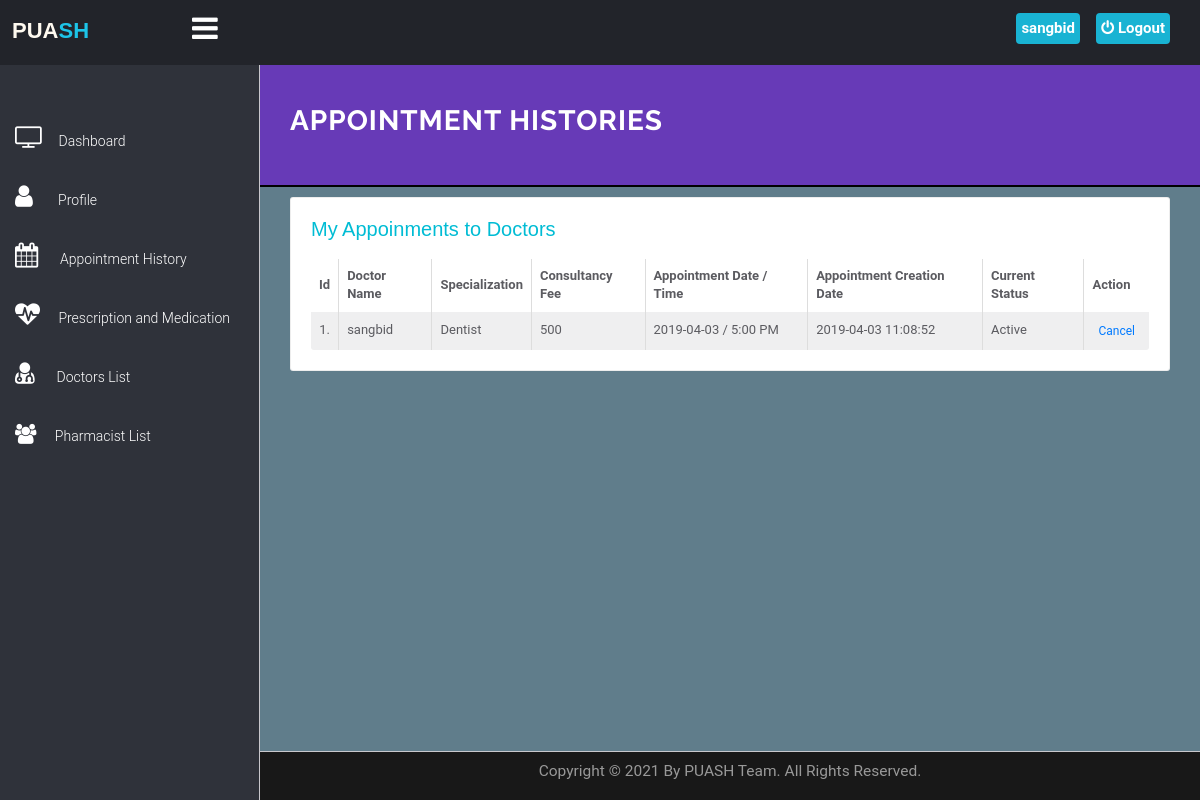
Page /PUASH/patient/appointment-history.php (signed in) on the committed database.
### tables this page shows
CREATE TABLE `users` (
  `id` int(11) NOT NULL,
  `fullname` varchar(255) NOT NULL,
  `address` longtext NOT NULL,
  `city` varchar(255) NOT NULL,
  `gender` varchar(255) NOT NULL,
  `email` varchar(255) NOT NULL,
  `blood_group` varchar(10) NOT NULL,
  `phone` varchar(12) DEFAULT NULL,
  `password` varchar(255) NOT NULL,
  `birthdate` varchar(20) NOT NULL,
  `uniqueid` varchar(100) NOT NULL,
  `activation` varchar(100) NOT NULL DEFAULT 'inactive',
  `regDate` timestamp NOT NULL DEFAULT current_timestamp(),
  `updationDate` varchar(255) NOT NULL,
  `occupation` varchar(100) NOT NULL
);

CREATE TABLE `appointment` (
  `id` int(11) NOT NULL,
  `doctorSpecialization` varchar(255) NOT NULL,
  `doctorId` int(11) NOT NULL,
  `userId` int(11) NOT NULL,
  `Sid` varchar(200) NOT NULL,
  `consultancyFees` int(11) NOT NULL,
  `appointmentDate` varchar(255) NOT NULL,
  `appointmentTime` varchar(255) NOT NULL,
  `postingDate` timestamp NOT NULL DEFAULT current_timestamp(),
  `userStatus` int(11) NOT NULL,
  `doctorStatus` int(11) NOT NULL,
  `updationDate` varchar(255) NOT NULL
);

CREATE TABLE `doctors` (
  `id` int(11) NOT NULL,
  `specilization` varchar(255) NOT NULL,
  `licence_number` varchar(50) NOT NULL,
  `doctorname` varchar(255) NOT NULL,
  `gender` varchar(10) NOT NULL,
  `hospital_name` varchar(300) NOT NULL,
  `address` longtext NOT NULL,
  `docFees` varchar(255) NOT NULL,
  `contactno` varchar(11) NOT NULL,
  `docEmail` varchar(255) NOT NULL,
  `password` varchar(255) NOT NULL,
  `token` varchar(150) NOT NULL,
  `status` varchar(10) NOT NULL DEFAULT 'inactive',
  `creationDate` timestamp NOT NULL DEFAULT current_timestamp(),
  `updationDate` varchar(255) NOT NULL,
  `sat` varchar(15) NOT NULL,
  `sun` varchar(15) NOT NULL,
  `mon` varchar(15) NOT NULL,
  `tue` varchar(15) NOT NULL,
  `wed` varchar(15) NOT NULL,
  `thu` varchar(15) NOT NULL,
  `fri` varchar(15) NOT NULL
);

### PUASH/patient/appointment-history.php (the view, shortened to what this page needs)
<!DOCTYPE html>
<html lang="en">
	<head>
		<link rel="stylesheet" href="../../vendor/bootstrap/css/bootstrap.min.css">
		<link rel="stylesheet" href="../../vendor/fontawesome/css/font-awesome.min.css">
		<link href="../../vendor/animate.css/animate.min.css" rel="stylesheet" media="screen">
		<link href="../../vendor/perfect-scrollbar/perfect-scrollbar.min.css" rel="stylesheet" media="screen">
		<link href="../../vendor/switchery/switchery.min.css" rel="stylesheet" media="screen">
		<link href="../../vendor/bootstrap-touchspin/jquery.bootstrap-touchspin.min.css" rel="stylesheet" media="screen">
		<link href="../../vendor/select2/select2.min.css" rel="stylesheet" media="screen">
		<link href="../../vendor/bootstrap-datepicker/bootstrap-datepicker3.standalone.min.css" rel="stylesheet" media="screen">
		<link href="../../vendor/bootstrap-timepicker/bootstrap-timepicker.min.css" rel="stylesheet" media="screen">
		<link rel="stylesheet" href="../../assets/css/styles.css">
		<link rel="stylesheet" href="../../assets/css/plugins.css">
		<link rel="stylesheet" href="../../include/DataTables/DataTables-1.10.18/css/dataTables.bootstrap4.min.css">
		<link rel="stylesheet" href="../../include/DataTables/Buttons-1.5.6/css/buttons.bootstrap4.min.css">
		<link rel="stylesheet" href="https://cdnjs.cloudflare.com/ajax/libs/font-awesome/4.7.0/css/font-awesome.min.css">
		<link rel="stylesheet" href="include/sidebar-menu.css">
	</head>
	<body>
		<div id="app">
<?php include('include/sidebar-menu.php');?>
			<div class="app-content">
				<div class="main-content" >
					<div class="wrap-content container" id="container">
						<section id="page-title" style="border-bottom:2px solid black; background-color:#673AB7; margin-top:-8px;">
							<div class="row">
								<div class="col-sm-8">
									<h1 class="mainTitle" style="color: white"><b>Appointment Histories</b></h1>
                 </div>
							</div>
						</section>
							<div class="row">
								<div class="col-md-12">
										<div class="col-lg-12 col-md-12">
											<div class="panel panel-white" style="padding:20px 20px;">
													<h5 class="panel-title">My Appoinments to Doctors</h5><br>
												<div class="table-responsive">
												<table id="table" class="table table-striped table-bordered">
													<thead>
														<tr>
															<th class="center">Id</th>
															<th >Doctor Name</th>
															<th>Specialization</th>
															<th>Consultancy Fee</th>
															<th>Appointment Date / Time </th>
															<th>Appointment Creation Date  </th>
															<th>Current Status</th>
															<th>Action</th>
														</tr>
													</thead>
													<tbody>
			<?php
			$sql=mysqli_query($con,"select doctors.doctorName as docname,appointment.*  from appointment join doctors on doctors.id=appointment.doctorId where appointment.userId='".$_SESSION['id']."'  ORDER BY appointmentDate desc, appointmentTime desc");
			$cnt=1;
			while($row=mysqli_fetch_array($sql))
			{
			?>
														<tr>
															<td class="center"><?php echo $cnt;?>.</td>
															<td><?php echo $row['docname'];?></td>
															<td><?php echo $row['doctorSpecialization'];?></td>
															<td><?php echo $row['consultancyFees'];?></td>
															<td><?php echo $row['appointmentDate'];?> / <?php echo
															 $row['appointmentTime'];?>
															</td>
															<td><?php echo $row['postingDate'];?></td>
															<td>
			<?php if(($row['userStatus']==1) && ($row['doctorStatus']==1))
			{
				echo "Active";
			}
			if(($row['userStatus']==0) && ($row['doctorStatus']==0))
			{
				echo "Appointment Seened";
			}?></td>
<?php
$n1=$row['appointmentDate'];
	$n2=$row['Sid'];
	$n3=$row['doctorId'];
	$sqldt=mysqli_query($con,"select * from doctortime where s_id='$n2' and d_id='$n3' and date='$n1' and book=1");
	$rowdt=mysqli_fetch_array($sqldt);
	$bkid=$rowdt['id'];
 ?>
															<td >
															<div class="visible-md visible-lg visible-sm visible-xs">
										<?php if(($row['userStatus']==1) && ($row['doctorStatus']==1))
			{
				?>
				<a href="appointment-history.php?id=<?php echo $row['id']?>&bkid=<?php echo $bkid;?>&cancel=update" onClick="return confirm('Are you sure you want to cancel this appointment ?')"class="btn btn-transparent btn-xs tooltips" title="Cancel Appointment" tooltip-placement="top" tooltip="Remove">Cancel</a>
				<?php }
elseif (($row['userStatus']==0) && ($row['doctorStatus']==0)){
	echo "Seened";
}
				else {
					echo "Canceled";
					} ?>
															</div>
															</td>
														</tr>
														<?php
			$cnt=$cnt+1;
														 }?>
													</tbody>
												</table>
											</div>
										</div>
											</div>
										</div>
							</div>
				</div>
			</div>
		</div>
		<br><br><br><br>
	<?php include('../../include/footer.php');?>
		</div>
	</body>
	</html>

### PUASH/patient/include/sidebar-menu.php (shortened to what this page needs)
<!DOCTYPE html>
<html lang="en">
<head>
</head>
<body>
    <header class="navbar navbar-default navbar-static-top">
      <label for="check">
        <a href="#" class="sidebar-toggler pull-right visible-md visible-lg"  data-toggle-class="app-sidebar-closed"  data-toggle-target="#app">
          <i class="fa fa-bars" id="sidebar_btn"></i>
        </a>
      </label>
        <div class="left_area">
              <h3><a href="../../index.html"><span style="color: floralwhite !important;">PUA</span><span class="second">SH</span></a></h3>
        </div>
        <div class="right_area">
          <a href="logout.php" class="logout_btn"><i class="fa fa-power-off"></i> Logout</a>
              <a href="my-profile.php" class="mee"> <span class="username" style="color:white;">
<?php
$con = mysqli_connect("localhost", "root", "", "hms");
         $query = "select * from users where id='".$_SESSION['id']."'";
         if($result = mysqli_query($con, $query)){
             while($row = mysqli_fetch_assoc($result)){
                 $mark = explode(" ", $row["fullname"]);
                      echo $mark[0]." ";
                   }
             }
     ?>
</span></a>
        </div>
    </header>
    <div class="sidebar app-aside" id="sidebar" >
    				<div class="sidebar-container perfect-scrollbar">
    					<div class="color-layout">
    							</div>
    <nav>
      <div>
        <br>
      </div>
      <ul class="main-navigation-menu">
        <li>
          <a href="dashboard.php" class="side-content">
            <div class="item-content">
              <div class="item-media">
                <i class="fa fa-television" style="font-size:25px;"></i>
              </div>
              <div class="item-inner">
                <span class="title"> Dashboard </span>
              </div>
            </div>
          </a>
        </li>
        <li>
          <a href="my-profile.php" class="side-content">
            <div class="item-content">
              <div class="item-media">
                <i class="fa fa-user" style="font-size:25px;"></i>
              </div>
              <div class="item-inner">
                <span class="title">&nbsp;&nbsp; Profile </span>
              </div>
            </div>
          </a>
        </li>
        <li>
								<a href="appointment-history.php" class="side-content">
									<div class="item-content">
										<div class="item-media">
											<i class="fa fa-calendar" style="font-size:25px;"></i>
										</div>
										<div class="item-inner">
											<span class="title">&nbsp; Appointment History </span>
										</div>
									</div>
								</a>
							</li>
							<li>
								<a href="prescription.php" class="side-content">
									<div class="item-content">
										<div class="item-media">
											<i class="fa fa-heartbeat custom" style="font-size:25px;"></i>
										</div>
										<div class="item-inner">
											<span class="title">&nbsp;Prescription and Medication </span>
										</div>
									</div>
								</a>
							</li>
							<li>
								<a href="doctorlist.php" class="side-content">
									<div class="item-content">
										<div class="item-media">
											<i class="fa fa-user-md" style="font-size:25px;"></i>
										</div>
										<div class="item-inner">
											<span class="title">&nbsp; Doctors List</span>
										</div>
									</div>
								</a>
							</li>
							<li>
								<a href="pharmacistlist.php" class="side-content">
									<div class="item-content">
										<div class="item-media">
											<i class="fa fa-group" style="font-size:20px;"></i>
										</div>
										<div class="item-inner">
											<span class="title">&nbsp;Pharmacist List</span>
										</div>
									</div>
								</a>
							</li>
      </ul>
    </nav>
    </div>
</div>
</body>
</html>

### assets/css/plugins.css (style rules this page uses)
.perfect-scrollbar { overflow-y: hidden !important; }

### PUASH/patient/include/sidebar-menu.css (style rules this page uses)
body { margin: 0; padding: 0; font-family: "Roboto", sans-serif; }
.left_area h3 { margin-left: 1%; text-transform: uppercase; font-size: 22px; font-weight: 900; }
.left_area .second { color: #1DC4E7; }
.logout_btn { padding: 5px; background: #19B3D3; text-decoration: none; float: right; margin-top: -40px; margin-right: 30px; border-radius: 4px; font-size: 15px; font-weight: 600; color: #fff; transition: 0.5s; transition-property: background; }
.sidebar { background: #2F323A ! important; position: fixed; left: 0; width: 250px; height: 100%; transition: 0.5s; transition-property: left; }
.sidebar { transition: 0.5s; }
.main-content { transition: 0.5s; }
.sidebar a { background: #2F323A; color: #fff; display: block; width: 100%; text-decoration: none; box-sizing: border-box; transition: 0.5s; transition-property: background; line-height: 40px; }
label #sidebar_btn { z-index: 1; color: #fff; position: fixed; cursor: pointer; left: 16%; font-size: 30px; margin: 5px 0; transition: 0.6s ease-in-out; transition-property: color; }
.right_area .mee { padding: 5px; background: #19B3D3; text-decoration: none; float: right; margin-top: -40px; margin-right: 120px; border-radius: 4px; font-size: 15px; font-weight: 600; color: #fff; transition: 0.5s; transition-property: background; }

### PUASH/patient/appointment-history.php (style rules this page uses)
body { padding: 0; margin: 0; background: #607d8b; }
.panel-title { color: #00BCD4 !important; font-size: 20px; }

### rows in the picture
users: fullname "sangbid"
appointment: doctorId.doctorname "sangbid", doctorSpecialization "Dentist", consultancyFees "500", appointmentDate "2019-04-03", appointmentTime "5:00 PM", postingDate "2019-04-03 11:08:52", userStatus "Active"
